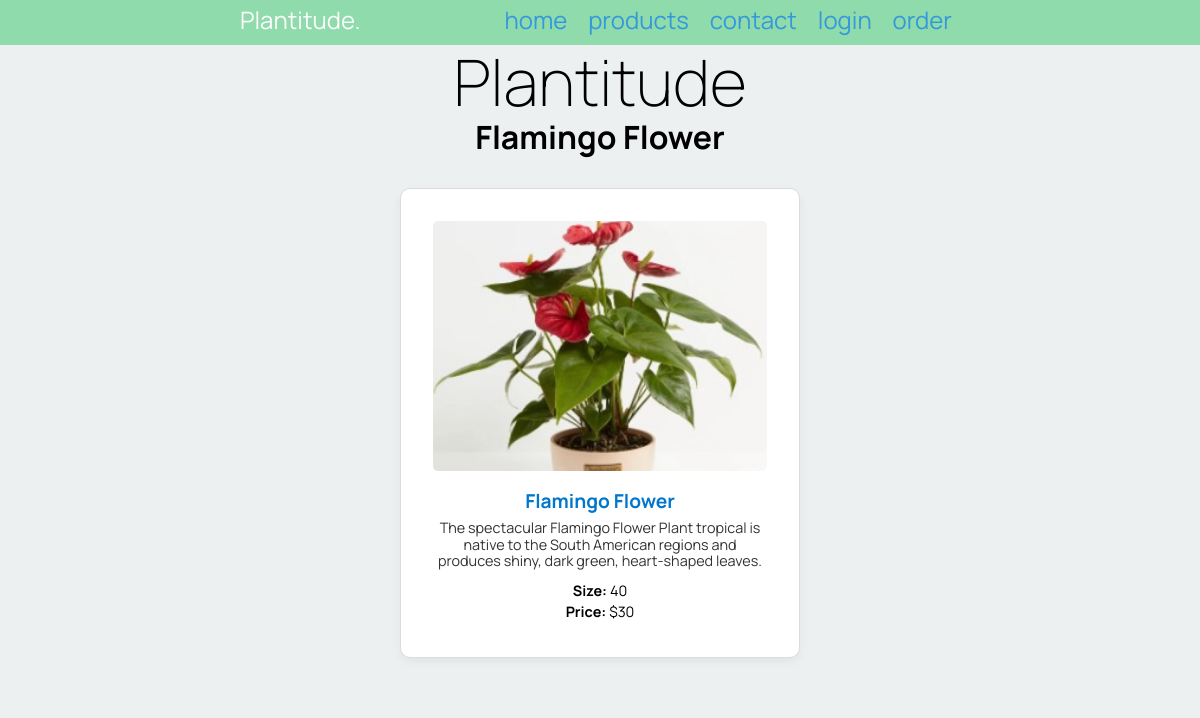
/product/5, run on the app's committed database.
### tables this page shows
CREATE TABLE products (id INTEGER PRIMARY KEY, name TEXT (30), description TEXT (300), size TEXT (6), image BLOB (30), price INTEGER, cat_id INTEGER);

### main.py (the view)
@app.route('/product/<int:product_id>')
def render_product_detail(product_id):
  product = get_list("SELECT * FROM products WHERE id=?", (product_id,))
  print("Fetched product:", product)
  if not product:
    return redirect('/products/1?error=Product+not+found')
  product = product[0]
  return render_template('product_detail.html', product=product, logged_in=is_logged_in(), ordering=is_ordering())

### main.py (called while the page is built)
def create_connection(db_file):
  try:
    connection = sqlite3.connect(db_file)
    return connection
  except Error as e:
    print(e)
  return None

def is_logged_in():
  if session.get("email") is None:
    print("not logged in")
    return False
  else:
    print("logged in")
    return True

def is_ordering():
  if session.get("order") is None:
    print("Not ordering")
    return False
  else:
    print("Ordering")
    return True

def get_list(query, params):
  con = create_connection(DATABASE)
  cur = con.cursor()
  if params == "":
    cur.execute(query)
  else:
    cur.execute(query, params)
  query_list = cur.fetchall()
  con.close()
  return query_list

### templates/product_detail.html (shortened to what this page needs)
{% extends 'base.html' %}
{% block pageheading %}
  {{ product[1] }}
{% endblock %}
{% block main %}
<div class="product-detail-card">
  <img src="/static/images/{{ product[4] }}.jpg" alt="{{ product[1] }}" class="product-image">
  <h3 class="product-title">{{ product[1] }}</h3>
  <p class="product-description">{{ product[2] }}</p>
  <p class="product-info"><strong>Size:</strong> {{ product[3] }}</p>
  <p class="product-info"><strong>Price:</strong> ${{ product[5] }}</p>
</div>
{% endblock %}

### static/plants.css (style rules this page uses)
* { font-family: 'Manrope', sans-serif; padding: 0; margin: 0; box-sizing: border-box; }
body { background-color: rgba(236, 240, 241, 1.0); }
img { max-width: 100%; }
.product-detail-card { max-width: 400px; background-color: white; border: 1px solid #dcdcdc; border-radius: 10px; box-shadow: 0 4px 10px rgba(0, 0, 0, 0.05); padding: 2rem; margin: 2rem auto; text-align: center; font-family: 'Manrope', sans-serif; }
.product-detail-card img.product-image { width: 100%; height: 250px; object-fit: cover; border-radius: 5px; margin-bottom: 1rem; }
.product-title { font-size: 1.2rem; color: #0077cc; margin-bottom: 0.5rem; }
.product-image { width: 100%; height: 160px; object-fit: cover; border-radius: 5px; margin-bottom: 1rem; }
.product-description { font-size: 0.9rem; color: #333; margin-bottom: 0.8rem; }
.product-info { font-size: 0.9rem; margin-bottom: 0.3rem; }

### data on the page
products: name "Flamingo Flower", image (picture), description "The spectacular Flamingo Flower Plant tropical is native to the South American regions and produces shiny, dark green, heart-shaped leaves.", size "40", price "30"
